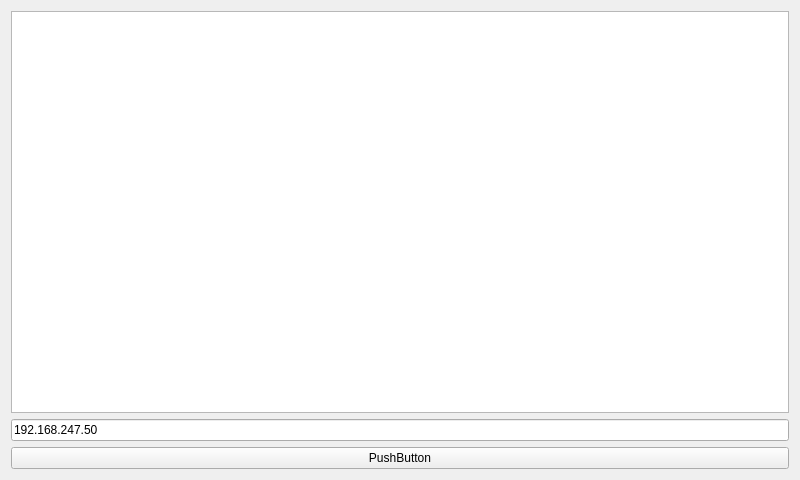
<?xml version="1.0" encoding="UTF-8"?>
<ui version="4.0">
 <class>MainView</class>
 <widget class="QMainWindow" name="MainView">
  <property name="geometry">
   <rect>
    <x>0</x>
    <y>0</y>
    <width>800</width>
    <height>480</height>
   </rect>
  </property>
  <property name="windowTitle">
   <string>MainView</string>
  </property>
  <widget class="QWidget" name="centralWidget">
   <layout class="QVBoxLayout" name="verticalLayout">
    <item>
     <widget class="QListWidget" name="lstOutput"/>
    </item>
    <item>
     <widget class="QLineEdit" name="lineEdit">
      <property name="text">
       <string>192.168.247.50</string>
      </property>
     </widget>
    </item>
    <item>
     <widget class="QPushButton" name="pushButton">
      <property name="text">
       <string>PushButton</string>
      </property>
     </widget>
    </item>
   </layout>
  </widget>
 </widget>
 <layoutdefault spacing="6" margin="11"/>
 <resources/>
 <connections/>
</ui>
